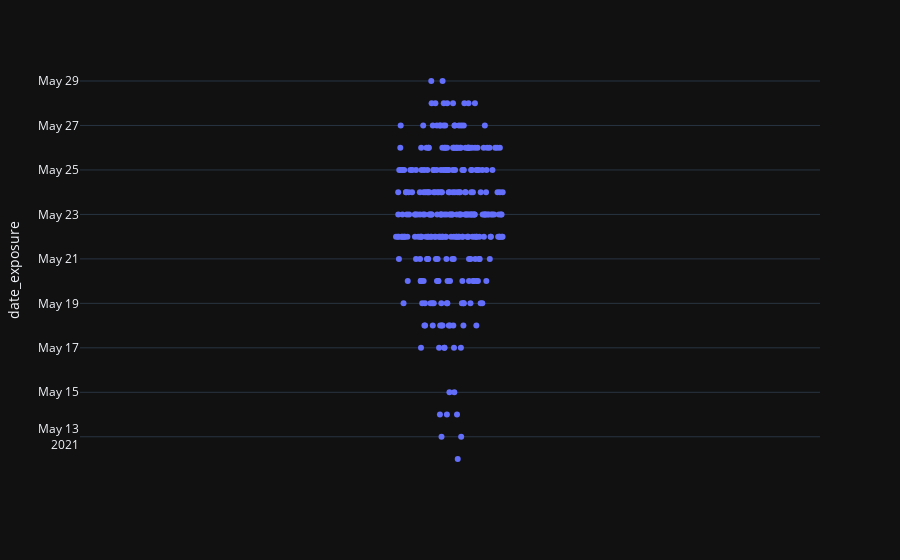

Write notebook code for a chart like this one.
### Code cell
px.strip(elements, y="date_exposure", template='plotly_dark')

### Figure 1 — Plotly figure (JSON) as saved in the notebook; plotly's stock layout.template omitted (floating-point values rounded to 4 significant figures; data arrays with more than 128 entries replaced by an {"elided": "..."} marker saying what was removed)
{"data": [{"alignmentgroup": "True", "boxpoints": "all", "fillcolor": "rgba(255,255,255,0)", "hoveron": "points", "hovertemplate": "date_exposure=%{y}<extra></extra>", "legendgroup": "", "line": {"color": "rgba(255,255,255,0)"}, "marker": {"color": "#636efa"}, "name": "", "offsetgroup": "", "orientation": "v", "pointpos": 0, "showlegend": false, "type": "box", "x0": " ", "xaxis": "x", "y": {"elided": "298 str values"}, "y0": " ", "yaxis": "y"}], "layout": {"boxmode": "group", "legend": {"tracegroupgap": 0}, "margin": {"t": 60}, "xaxis": {"anchor": "y", "domain": [0, 1]}, "yaxis": {"anchor": "x", "domain": [0, 1], "title": {"text": "date_exposure"}}}}
